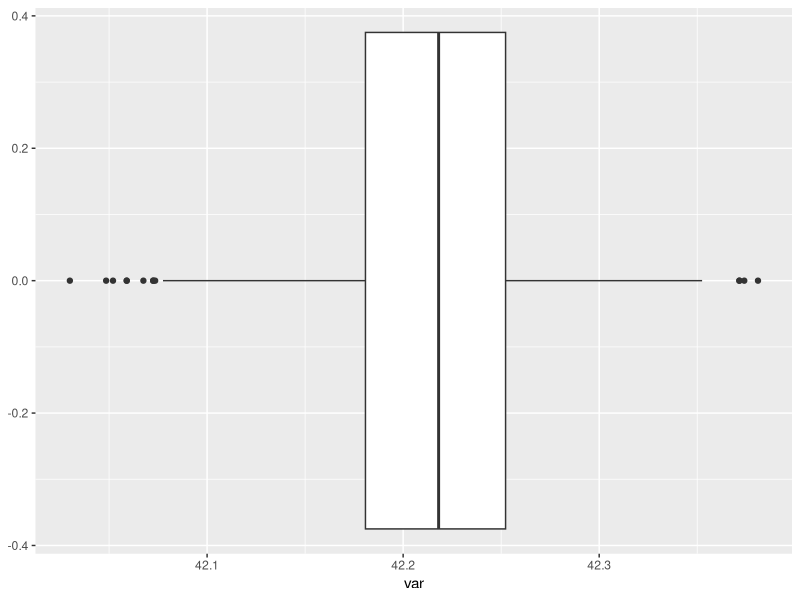

This chart was generated by the following R code: (Note: this script raises an error after producing the figure.)
## ---- chunk 1
library(mlbench)
library(tidyverse)
data(BostonHousing2)
## ---- chunk 2
outliers <- function(var, probs = c(0.25, 0.75)) {

# Step 1: Find Q1, Q3, and the IQR
quarts <- quantile(var, probs = probs)
iqr <- quarts[2] - quarts[1]

# Step 2: Find the bounds
ub <- quarts[2] + 1.5 * iqr
lb <- quarts[1] - 1.5 * iqr

# Step 3: Show the outliers
inds <- which(var < lb | var > ub)
BostonHousing2 |> slice(inds) |>  head(3)

}
## ---- chunk 3
BostonHousing2 |>
  select (medv, crim, zn, indus) |>
  map(outliers)
## ---- chunk 4
boxplot <- function(var) {
  ggplot(BostonHousing2, aes(x = var)) +
    geom_boxplot()
}

boxplot(BostonHousing2$lat)
## ---- chunk 5
topobservations <- function(var) {
  BostonHousing2[order(BostonHousing2[[x]], decreaing = T)[1:3], ]
  
}

topobservations("medv")
